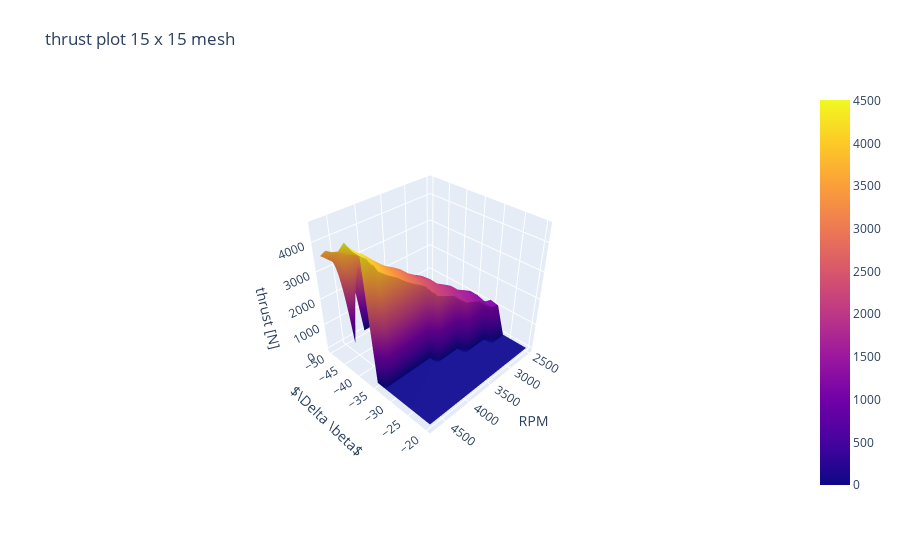
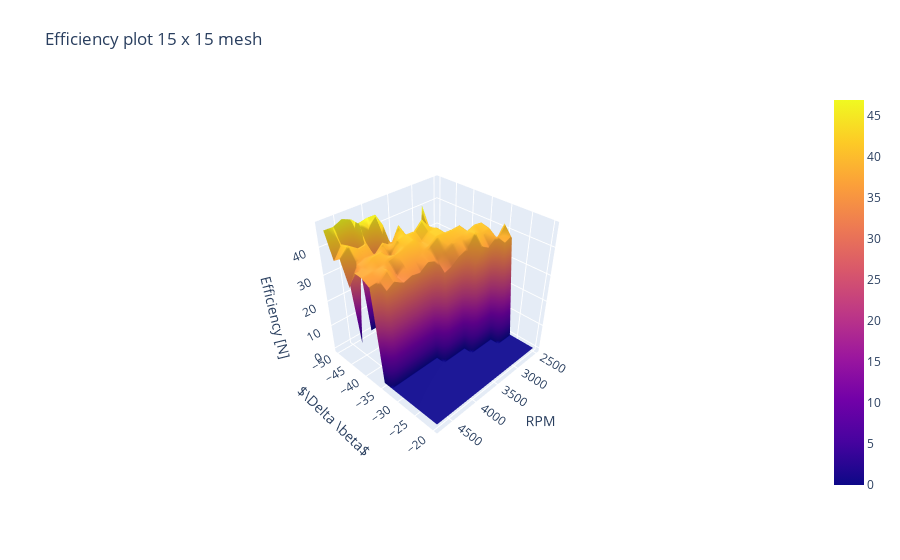
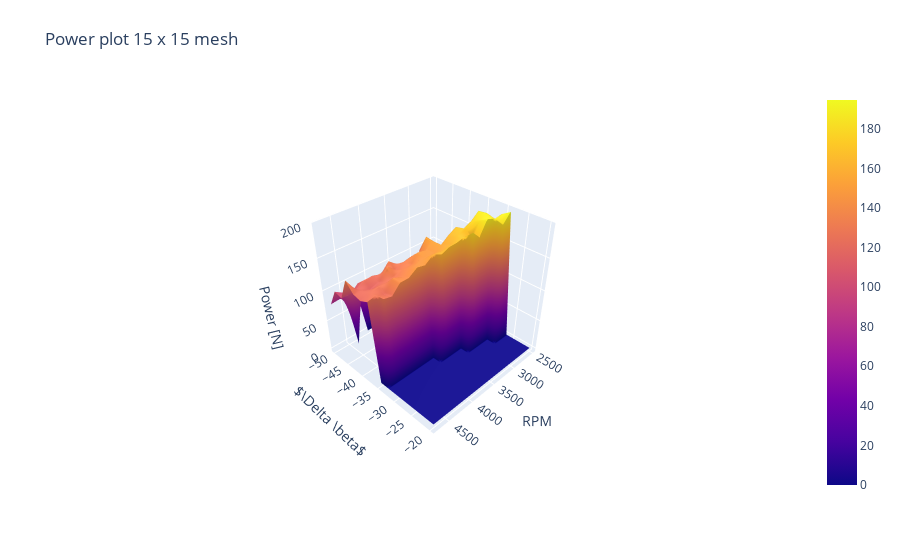

Notebook source saved alongside these figures, in order:
### Markdown cell above
# Finding the max thrust of a blade

 Let us now try a range of values for the both the change in pitch and rpm values to see if we can achieve better thrust values. We could opt to use `scipy.optimize` for this purpose however the analysis is prone to failure due to either to high AoA or a non-convergent solutions. This will complicate the optimization where we'll have to assign penalization when such an error occurs. Instead we'll use a  brute force method since the analysis is swift. We'll create a mesh where x will be the rpm and y the pitch. Then for each coordinate we'll compute the thrust and plot a surface. This is implemented below, the cell takes about 30 seconds to run, so some patience is required. Additionally besides the thrust, the efficiency and power are also be plotted.

Feel free to play with the parameters!

### Code cell
import plotly.graph_objects as go

n = 15 # Mesh size

pitch_arr  = np.linspace(-20, -50, n)
rpm_arr = np.linspace(2500,rpm_hvr, n)
X,Y = np.meshgrid(rpm_arr,pitch_arr)
Z_thrust = np.zeros(X.shape)
Z_eff = np.zeros(X.shape)
Z_power = np.zeros(X.shape)

for col, rpm in enumerate(rpm_arr):
    hover_cond = prop.OffDesignAnalysisBEM(data_path, prop_class, v_hvr, rpm, rho, dyn_vis, a_snd)

    for row, dpitch in enumerate(np.radians(pitch_arr)):
        try:
            res = hover_cond.analyse_propeller(dpitch, abs_extrapolation=7)
        except ValueError:
            print(f"pitch {np.radians(dpitch)} results in AoA outside of the dataset and the additional extrapolation range")
            continue
        except RuntimeError as error:
            print(error)
            continue

        power_req = res["power_coeff"]*rho*(rpm_hvr/60)**3*32*prop_class.r_prop**5/1e3

        Z_thrust[row,col] = res["thrust"]
        Z_eff[row,col] = res["eff"]*100
        Z_power[row,col] =  power_req


for type, data in zip(["thrust", "Efficiency", "Power"],[Z_thrust, Z_eff, Z_power]):
    # Create the figure
    fig = go.Figure(data=[go.Surface(z=data, x=X, y=Y)])
    fig.update_layout(
        scene=dict(
            xaxis_title='RPM',
            yaxis_title=r'$\Delta \beta$',
            zaxis_title=f'{type} [N]'))

    fig.update_layout(
        scene_camera=dict(
            eye=dict(x=1.8, y=1.8, z=1.8)))

    fig.update_layout(title=f'{type} plot {n} x {n} mesh ', autosize=True,
                    margin=dict(l=65, r=50, b=65, t=90))

    # Show the plot
    fig.show()

### Figure 1 — Plotly figure (JSON) as saved in the notebook; plotly's stock layout.template omitted (floating-point values rounded to 4 significant figures; data arrays with more than 128 entries replaced by an {"elided": "..."} marker saying what was removed)
{"data": [{"type": "surface", "x": {"elided": "15x15 float values"}, "y": {"elided": "15x15 float values"}, "z": {"elided": "15x15 float values"}}], "layout": {"autosize": true, "margin": {"b": 65, "l": 65, "r": 50, "t": 90}, "scene": {"camera": {"eye": {"x": 1.8, "y": 1.8, "z": 1.8}}, "xaxis": {"title": {"text": "RPM"}}, "yaxis": {"title": {"text": "$\\Delta \\beta$"}}, "zaxis": {"title": {"text": "thrust [N]"}}}, "title": {"text": "thrust plot 15 x 15 mesh "}}}

### Figure 2 — Plotly figure (JSON) as saved in the notebook; plotly's stock layout.template omitted (floating-point values rounded to 4 significant figures; data arrays with more than 128 entries replaced by an {"elided": "..."} marker saying what was removed)
{"data": [{"type": "surface", "x": {"elided": "15x15 float values"}, "y": {"elided": "15x15 float values"}, "z": {"elided": "15x15 float values"}}], "layout": {"autosize": true, "margin": {"b": 65, "l": 65, "r": 50, "t": 90}, "scene": {"camera": {"eye": {"x": 1.8, "y": 1.8, "z": 1.8}}, "xaxis": {"title": {"text": "RPM"}}, "yaxis": {"title": {"text": "$\\Delta \\beta$"}}, "zaxis": {"title": {"text": "Efficiency [N]"}}}, "title": {"text": "Efficiency plot 15 x 15 mesh "}}}

### Figure 3 — Plotly figure (JSON) as saved in the notebook; plotly's stock layout.template omitted (floating-point values rounded to 4 significant figures; data arrays with more than 128 entries replaced by an {"elided": "..."} marker saying what was removed)
{"data": [{"type": "surface", "x": {"elided": "15x15 float values"}, "y": {"elided": "15x15 float values"}, "z": {"elided": "15x15 float values"}}], "layout": {"autosize": true, "margin": {"b": 65, "l": 65, "r": 50, "t": 90}, "scene": {"camera": {"eye": {"x": 1.8, "y": 1.8, "z": 1.8}}, "xaxis": {"title": {"text": "RPM"}}, "yaxis": {"title": {"text": "$\\Delta \\beta$"}}, "zaxis": {"title": {"text": "Power [N]"}}}, "title": {"text": "Power plot 15 x 15 mesh "}}}
